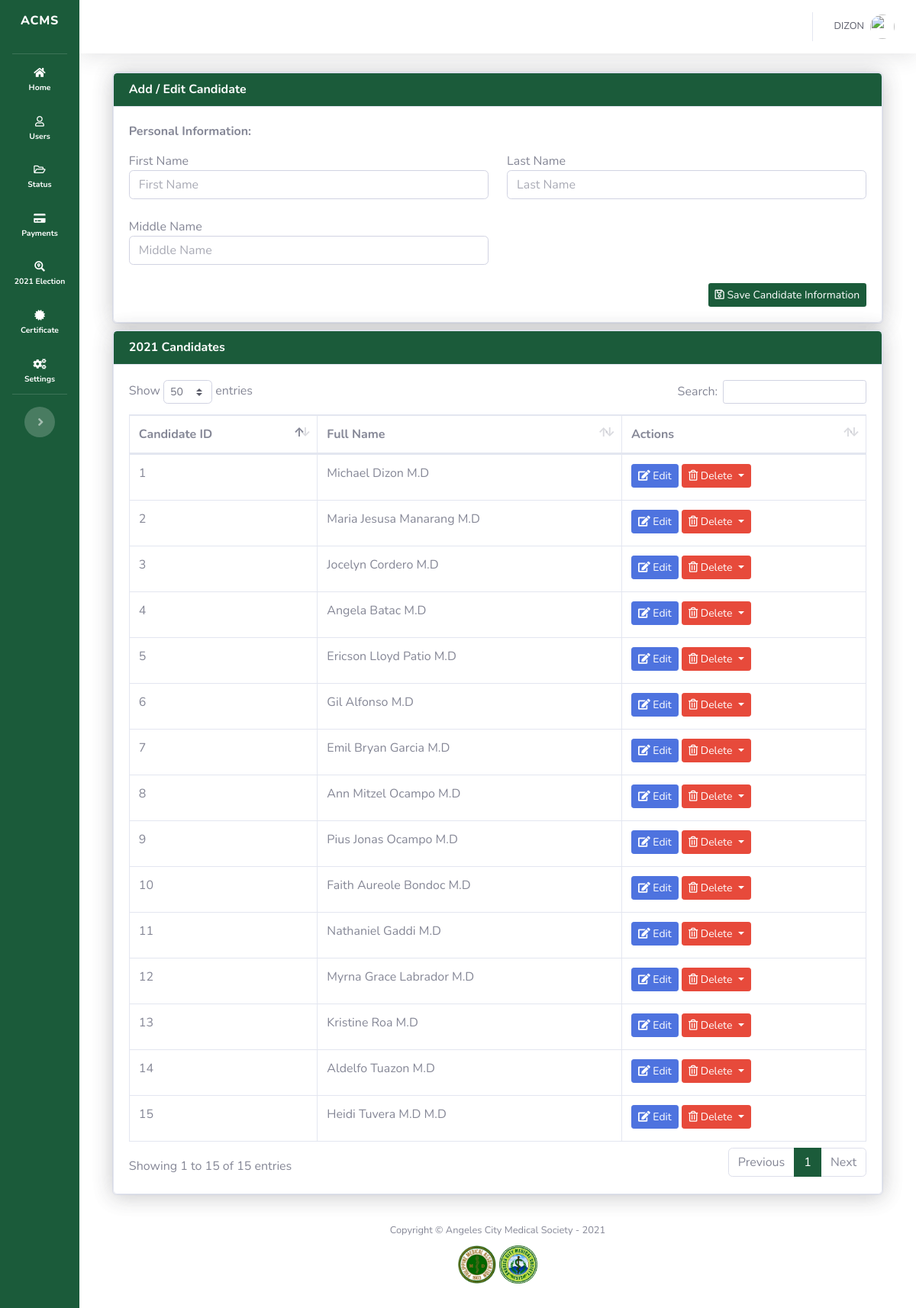
The page /admin/manage_candidates.php (signed in) on the database its author committed.
### tables this page shows
CREATE TABLE `candidates` (
  `id` int(11) NOT NULL,
  `last_name` varchar(128) NOT NULL,
  `first_name` varchar(128) NOT NULL,
  `middle_name` varchar(128) NOT NULL
);

### admin/process_candidates.php (called while the page is built, shortened)
<?php
    $isEdit = false;
?>

### admin/manage_candidates.php (the view, shortened to what this page needs)
<?php
include('process_candidates.php');
include('sidebar.php');
$getAllUserInformation = mysqli_query($mysqli, "SELECT * FROM candidates");
?>
<div id="content-wrapper" class="d-flex flex-column">
    <div id="content">
        <?php require('topbar.php'); ?>
        <div class="container-fluid">
            <div class="row">
                <div class="col-md-12">
                    <div class="card shadow row mb-2">
                        <div class="card shadow">
                            <div class="card-header" style="background-color: #1b5b3a;  ">
                                <h6 class="m-0 font-weight-bold" style="color: white;">Add / Edit Candidate</h6>
                            </div>
                            <div class="card-body">
                                <form accept-charset="UTF-8" action="manage_candidates.php" method="post" id="form-status">
                                    <label style="margin-bottom: 15px !important;" class="font-weight-bold">Personal Information:</label>
                                    <div class="row">
                                        <div class="col-md-6">
                                            First Name
                                            <input class="form-control" type="text" placeholder="First Name" name="fname" value="<?php if($isEdit){echo $newUserInformation['first_name'];} ?>">
                                            <br/>
                                            Middle Name
                                            <input class="form-control" type="text" placeholder="Middle Name" name="mname" value="<?php if($isEdit){echo $newUserInformation['middle_name'];} ?>">
                                        </div>
                                        <br/>
                                        <div class="col-md-6">
                                            Last Name
                                            <input class="form-control" type="text" placeholder="Last Name" name="lname" value="<?php if($isEdit){echo $newUserInformation['last_name'];} ?>">
                                            <br/>
                                            <br/>
                                        </div>
                                    </div>
                                    <br/>
                                    <?php if(!$isEdit){ ?>
                                        <button type="submit" class="btn btn-sm ml-auto float-right" style="background-color: #1b5b3a; color: white;" name="add_candidate">
                                            <i class="far fa-save"></i>
                                            Save Candidate Information
                                        </button>
                                    <?php } ?>
                                </form>
                            </div>
                        </div>
                    </div>
                </div>
                <div class="col-md-12" style="/* width: 70%;height:500px;background-color:green; */">
                    <div class="card shadow row mb-2" style="/*height:150px ; background-color: red;*/">
                        <div class="card shadow">
                            <div class="card-header" style="background-color: #1b5b3a;  ">
                                <h6 class="m-0 font-weight-bold" style="color: white;">2021 Candidates</h6>
                            </div>
                            <div class="card-body">
                                <div class="table-responsive">
                                    <table class="table table-bordered" id="userTable" width="100%" cellspacing="0">
                                        <thead>
                                        <tr>
                                            <th>Candidate ID</th>
                                            <th>Full Name</th>
                                            <th>Actions</th>
                                        </tr>
                                        </thead>
                                        <tbody>
                                        <?php while($newUserInformation = $getAllUserInformation->fetch_assoc()){ ?>
                                            <tr>
                                                <td><?php echo $newUserInformation['id']; ?></td>
                                                <td><?php echo $newUserInformation['first_name'].' '.$newUserInformation['last_name']; ?></td>
                                                <td>
                                                    <a class="btn btn-sm btn-primary mb-1" href="manage_candidates.php?edit=<?php echo $newUserInformation['id']; ?>"><i class="fas fa-edit"></i> Edit </a>
                                                    <button class="btn btn-danger btn-secondary dropdown-toggle btn-sm mb-1" type="button" id="dropdownMenuButton" data-toggle="dropdown" aria-haspopup="true" aria-expanded="false">
                                                        <i class="far fa-trash-alt"></i> Delete
                                                    </button>
                                                </td>
                                            </tr>
                                        <?php } ?>
                                        </tbody>
                                    </table>
                                </div>
                            </div>
                        </div>
                    </div>
                </div>
            </div>
        </div>
        <?php
        include('footer.php');
        ?>

### admin/sidebar.php (style rules this page uses)
a:link { text-decoration: none; }
.container-fluid { background-color: white; padding-left: 5% !important; padding-right: 5% !important; }
#content-wrapper { background-color: white !important; }
::placeholder { opacity: 0.7 !important; }

### rows shown on the page
candidates: id "1", first_name "Michael", last_name "Dizon M.D"
candidates: id "2", first_name "Maria Jesusa", last_name "Manarang M.D"
candidates: id "3", first_name "Jocelyn", last_name "Cordero M.D"
candidates: id "4", first_name "Angela", last_name "Batac M.D"
candidates: id "5", first_name "Ericson Lloyd", last_name "Patio M.D"
candidates: id "6", first_name "Gil", last_name "Alfonso M.D"
candidates: id "7", first_name "Emil Bryan", last_name "Garcia M.D"
candidates: id "8", first_name "Ann Mitzel", last_name "Ocampo M.D"
candidates: id "9", first_name "Pius Jonas", last_name "Ocampo M.D"
candidates: id "10", first_name "Faith Aureole", last_name "Bondoc M.D"
candidates: id "11", first_name "Nathaniel", last_name "Gaddi M.D"
candidates: id "12", first_name "Myrna Grace", last_name "Labrador M.D"
candidates: id "13", first_name "Kristine", last_name "Roa M.D"
candidates: id "14", first_name "Aldelfo", last_name "Tuazon M.D"
candidates: id "15", first_name "Heidi", last_name "Tuvera M.D M.D"

### other values the page prints
$_SESSION['full_name'] "DIZON"
